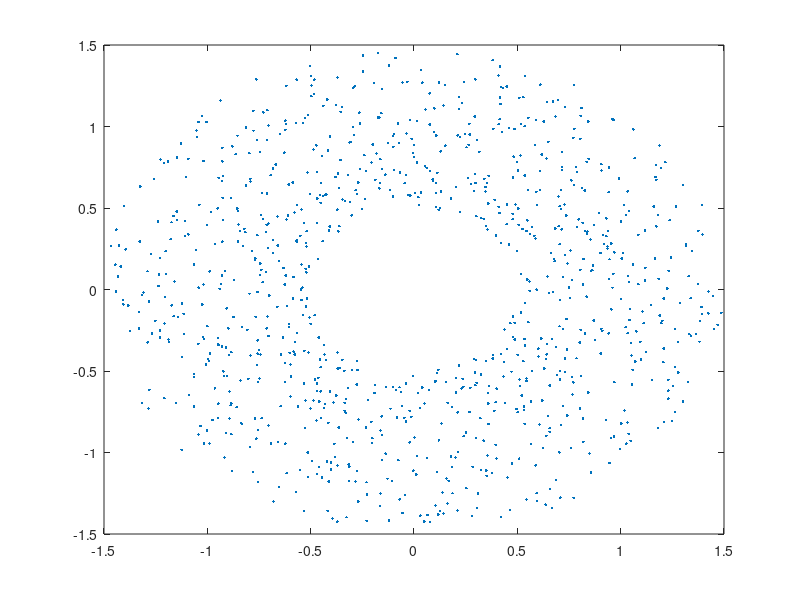

MATLAB code for this plot:
% Isaac Pfleegor
% CSCD 409, Homework 4
% <04/23/2016>
%
clc, clear, close all ;

% the following is to help the grader (substitute your name)
diary ipfleegorHw4.txt

% Always display your name at runtime
disp('Isaac Pfleegor- CSCD 409 Homework 4') ;

% change to Octave to Matlab if that's what you use
disp('This assignment was tested in Matlab') ;   



%problem 1
disp('');
disp('================Problem 1 ==============');
% create unit circle data

	t = linspace(0,2*pi,100);
	x = sin(t);
	y = cos(t);
	
	M = [x;y];
	
    stretcher_M = [ [1.2, 0]', [0,0.5]'];
	
	M_1 = M'*stretcher_M;
	
	plot(M_1(:,1),M_1(:,2))
	
hanger_M = [[1/sqrt(2);1/sqrt(2)], [1/sqrt(2);-1/sqrt(2)]];
M_2 = M_1*(hanger_M);

plot(M_2(:,1),M_2(:,2))




%problem 2
disp('');
disp('================Problem 2 ==============');

q = [ 0.5; 0.866];
p = [ 2; 1];
R = [ cosd(60), sind(60); -sind(60), cosd(60)];

% part a (rotate point)
q_rotate = R*q
p_rotate = R*p
%part b (stretcher matrix to extract x value)
S = [ 1, 0; 0, 0];
s_rot_trans = S*p_rotate
%part c(rotate the point back)
s_rot_trans_back = R'*s_rot_trans
%part d (plot original point and projected point)

%problem 3
disp('');
disp('================Problem 3 ==============');
r = 0.5 +(1.5 -0.5).*rand(1000,1);
t = linspace(0,2*pi,1000);

y_t = cos(t).*r';
x_t = sin(t).*r';
plot(x_t,y_t,'.')

M = [x_t;y_t];

% turn off diary logging
diary off
